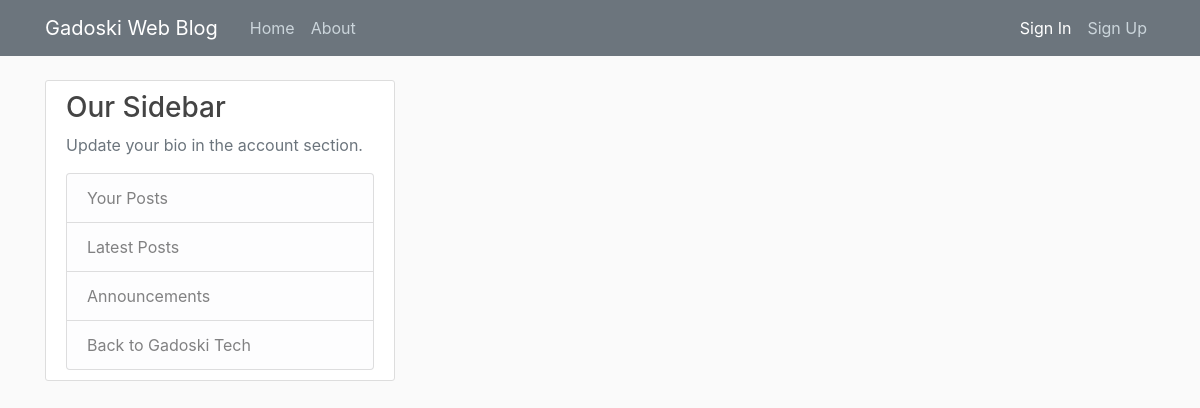
Page /home on the earlier database version.
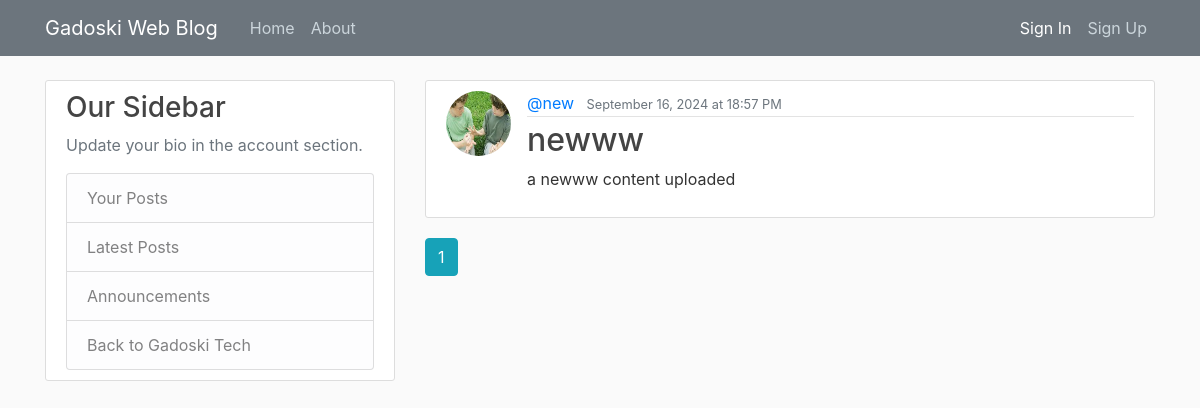
Same page on the later database version.
### flaskblog/models.py (models this page shows, shortened)
class Post(db.Model):
    id = db.Column(db.Integer, primary_key=True)
    title = db.Column(db.String(100), nullable=False)
    date_posted = db.Column(db.DateTime, nullable=False, default=datetime.utcnow)
    content = db.Column(db.Text, nullable=False)
    user_id = db.Column(db.Integer, db.ForeignKey('user.id'), nullable=False)

class User(db.Model, UserMixin):
    id = db.Column(db.Integer, primary_key=True)
    username = db.Column(db.String(22), unique=True, nullable=False)
    email = db.Column(db.String(120), unique=True, nullable=False)
    profile_image = db.Column(db.String(120), nullable=False, default='static/images/default.jpg')
    password = db.Column(db.String(120), nullable=False)
    posts = db.relationship('Post', backref='author', lazy=True)

### flaskblog/main/routes.py (the view)
@main.route('/')
@main.route('/home')
def homepage():
    page = request.args.get('page', 1, type=int)
    posts = Post.query.order_by(Post.date_posted.desc()).paginate(page=page, per_page=3)
    return render_template('home.html', posts = posts)

### flaskblog/templates/home.html
{% extends "layout.html" %} {% block data %} {% for post in posts.items %}
<article class="media content-section">
  <img
    class="rounded-circle article-img"
    src="{{ url_for('static', filename='images/' + post.author.profile_image) }}"
    alt="Profile Picture"
  />
  <div class="media-body">
    <div class="article-metadata">
      <a
        class="mr-2"
        href="{{ url_for('users.userPosts', username=post.author.username) }}"
        >@{{ post.author.username }}</a
      >
      <small class="text-secondary"
        >{{ post.date_posted.strftime('%B %d, %Y at %H:%M %p') }}</small
      >
    </div>
    <h2>
      <a
        class="article-title"
        href="{{ url_for('posts.post', post_id=post.id) }}"
        >{{ post.title }}</a
      >
    </h2>
    <p class="article-content">{{ post.content }}</p>
  </div>
</article>
{% endfor %} {% for page_num in posts.iter_pages(left_edge=1, right_edge=1,
left_current=2, right_current=2) %} {% if page_num %} {% if posts.page ==
page_num %}
<a
  class="btn btn-info mb-4"
  href="{{ url_for('main.homepage', page=page_num) }}"
  >{{ page_num }}</a
>
{% else %}
<a
  class="btn btn-outline-info mb-4"
  href="{{ url_for('main.homepage', page=page_num) }}"
  >{{ page_num }}</a
>
{% endif %} {% else %} ... {% endif %} {% endfor %} {% endblock data %}

### flaskblog/templates/layout.html (shortened to what this page needs)
<!DOCTYPE html>
<html lang="en">
  <head>
    <link
      rel="stylesheet"
      href="https://cdn.jsdelivr.net/npm/bootstrap@4.1.3/dist/css/bootstrap.min.css"
    />
    <link
      rel="stylesheet"
      type="text/css"
      href="{{ url_for('static', filename='main.css') }}"
    />
  </head>
  <body class="">
    <header class="site-header">
      <nav class="navbar navbar-expand-md navbar-dark bg-secondary fixed-top">
        <div class="container">
          <a class="navbar-brand mr-4" href="/">Gadoski Web Blog</a>
          <div class="collapse navbar-collapse" id="navbarToggle">
            <div class="navbar-nav mr-auto">
              <a class="nav-item nav-link" href="{{ url_for('main.homepage') }}"
                >Home</a
              >
              <a
                class="nav-item nav-link"
                href="{{ url_for('main.about_page') }}"
                >About</a
              >
            </div>
            <div class="navbar-nav">
              {% if current_user.is_authenticated %}
              <a class="nav-item nav-link" href="{{ url_for('posts.newPost') }}"
                >New Post</a
              >
              <a class="nav-item nav-link" href="{{ url_for('users.account') }}"
                >Account</a
              >
              <a class="nav-item nav-link" href="{{ url_for('users.signOut') }}"
                >Sign Out</a
              >
              {% else %}
              <a
                class="nav-item nav-link text-white"
                href="{{ url_for('users.signIn') }}"
                >Sign In</a
              >
              <a class="nav-item nav-link" href="{{ url_for('users.signUp') }}"
                >Sign Up</a
              >
              {% endif %}
            </div>
          </div>
        </div>
      </nav>
    </header>
    <main role="main" class="container">
      <div class="row">
        {% if request.endpoint == 'main.homepage' %}
        <div class="col-md-4">
          <div class="content-section">
            {% if current_user.is_authenticated %}
            <h3>Welcome, {{ current_user.username }}</h3>
            <p class="text-muted">
              {{ current_user.bio or "You haven't added a bio yet. Update it in
              your account section." }}
            </p>
            {% else %}
            <h3>Our Sidebar</h3>
            <p class="text-muted">Update your bio in the account section.</p>
            {% endif %}
            <ul class="list-group">
              <a
                class="list-group-item list-group-item-light"
                href="{{ url_for('users.userPosts', username=current_user.username) }}"
              >
                Your Posts
              </a>
              <a
                class="list-group-item list-group-item-light"
                href="{{ url_for('users.latest_posts') }}"
                >Latest Posts</a
              >
              <li class="list-group-item list-group-item-light">
                Announcements
              </li>
              <a
                class="list-group-item list-group-item-light"
                href="https://www.gadoski.tech"
                >Back to Gadoski Tech</a
              >
            </ul>
          </div>
        </div>
        {% endif %}
        <div class="col-md-8">
           {% block data %}{% endblock
          data %}
        </div>
      </div>
    </main>
  </body>
</html>

### flaskblog/static/main.css (style rules this page uses)
body { background: #fafafa; color: #333333; margin-top: 5rem; }
h1, h2, h3, h4, h5, h6 { color: #444444; }
.site-header .navbar-nav .nav-link { color: #cbd5db; }
.content-section { background: #ffffff; padding: 10px 20px; border: 1px solid #dddddd; border-radius: 3px; margin-bottom: 20px; }
.article-title { color: #444444; }
.article-content { white-space: pre-line; }
.article-img { height: 65px; width: 65px; margin-right: 16px; }
.article-metadata { padding-bottom: 1px; margin-bottom: 4px; border-bottom: 1px solid #e3e3e3 }

Differences in the rows shown:
added Post: profile_image (picture), author.username "new", date_posted "September 16, 2024 at 18:57 PM", title "newww", content "a newww content uploaded"
Other differences:
new list line: "1"
